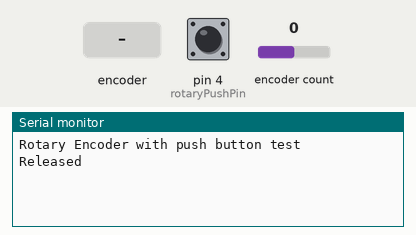
The sketch below on a simulated Arduino Uno, built with avr-gcc and run on an emulated ATmega328P. Parts: the last lines printed to the serial monitor. The inputs (shaded band) are chosen by the test bench; at power-on: encoder count 0, pin 4 (rotaryPushPin) HIGH.

Above: at 1.2 s.
1.3 s: encoder count set to 1
At 2.1 s:
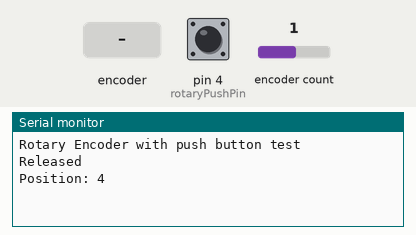
2.8 s: rotary encoder on pin 4 (rotaryPushPin) / pin 3 (rotaryPinB) turned 3 steps (first pin leading)
At 4.5 s:
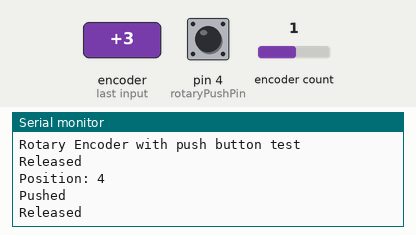
4.9 s: encoder count set to 2
At 6.0 s:
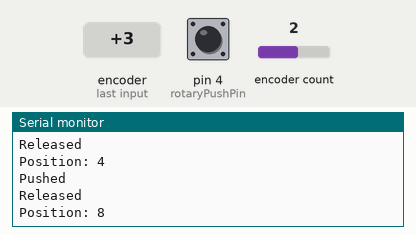

The sketch:

RotaryEncoder_Test.ino
```cpp
#include <Encoder.h>

/*
 * Connections:
 *
 * RotaryEncoder pins aren't really numbered like the other components.
 * The 3 pin side notifies the rotary motion, and the two pin side acts as a regular push button.
 * Two pin switch is connected like a regular switch. i.e. one pin to GND (or Vcc) and the other to a signal pin.
 * Of the 3 pins, middle one is the ground, and the other two pins encode the transition direction in gray code.
 * Connect middle to GND, and the other two to two signal pins and monitor transitions.
 *
 * RotaryEncoder | Arduino
 * ------------------
 *    A (1)      | D2
 * GND (2/Middle)| GND
 *    B (3)      | D3
 *    SW         | D4
 *  GND (SW)     | GND
 *
 */

int rotaryPinA = 2;
int rotaryPinB = 3;
int rotaryPushPin = 4;

Encoder rotary(rotaryPinA, rotaryPinB);

long rotaryPosition = 0;
int pushButtonState;
int lastPushButtonState = LOW;
long debounceDelay = 50; // milliseconds
long lastDebounceTime = 0;

void setup() {
  pinMode(rotaryPushPin, INPUT);
  digitalWrite(rotaryPushPin, HIGH); // Enable pull up resistors

  Serial.begin(9600);
  Serial.println("Rotary Encoder with push button test");
}

void loop() {
  long currentPosition = rotary.read();
  if(currentPosition != rotaryPosition){
    rotaryPosition = currentPosition;
    Serial.print("Position: ");
    Serial.print(rotaryPosition);
    Serial.println();
  }

  // Read and debounce the push button state
  int currentPushButtonState = digitalRead(rotaryPushPin);
  if(currentPushButtonState != lastPushButtonState){
    lastDebounceTime = millis();
  }

  if((millis() - lastDebounceTime) > debounceDelay) {
    if(currentPushButtonState != pushButtonState){
      pushButtonState = currentPushButtonState;
      Serial.println(pushButtonState ? "Released" : "Pushed");
    }
  }

  lastPushButtonState = currentPushButtonState;
}
```

Measured:
- after the input at 1.3 s, the serial monitor: prints a new line at once (image 1)
- after the input at 2.8 s, the serial monitor: prints a new line after 0.45 s (image 2)
- after the input at 4.9 s, the serial monitor: prints a new line at once (image 3)
